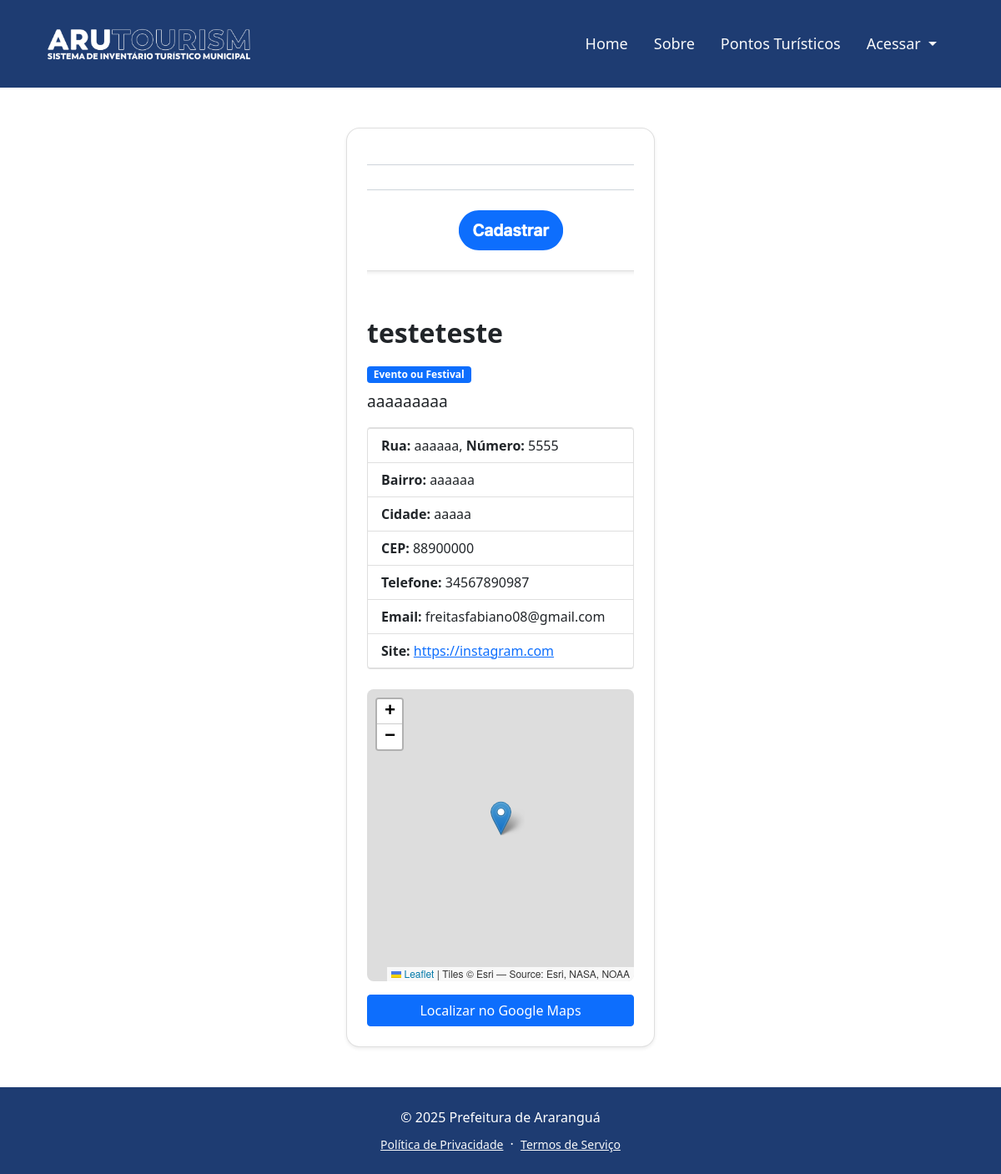
The page /accounts/empresa/36/ on the database its author committed.
### accounts/models.py (models this page shows, shortened)
class Empresa(models.Model):
    user = models.ForeignKey(User, on_delete=models.CASCADE, related_name='empresas')
    nome = models.CharField(max_length=255)
    categoria = models.ForeignKey(Categoria, on_delete=models.SET_NULL, null=True)
    descricao = models.TextField()
    rua = models.CharField(max_length=255)
    bairro = models.CharField(max_length=100)
    cidade = models.CharField(max_length=100)
    numero = models.CharField(max_length=10)
    cep = models.CharField(max_length=8)
    latitude = models.DecimalField(max_digits=9, decimal_places=6, null=True, blank=True)
    longitude = models.DecimalField(max_digits=9, decimal_places=6, null=True, blank=True)
    telefone = models.CharField(max_length=20)
    email = models.EmailField()
    site = models.URLField(blank=True, null=True)
    imagem = models.ImageField(upload_to='empresas/', blank=True, null=True)
    data_cadastro = models.DateTimeField(auto_now_add=True)

class Categoria(models.Model):
    nome = models.CharField(max_length=100, unique=True)

### accounts/views.py (the view)
# urls.py: path('empresa/<int:empresa_id>/', views.empresa_detalhe, name='empresa_detalhe'),
def empresa_detalhe(request, empresa_id):
    empresa = get_object_or_404(Empresa, id=empresa_id)
    return render(request, 'accounts/empresa_detalhe.html', {'empresa': empresa})

### accounts/templates/accounts/empresa_detalhe.html (shortened to what this page needs)
{% extends 'base.html' %}
{% load static %}
{% block content %}
<div class="container py-5">
    <div class="card shadow-sm rounded-4 p-4 bg-white">
        {% if empresa.imagem %}
            <img src="{{ empresa.imagem.url }}" alt="{{ empresa.nome }}" class="img-fluid rounded mb-4" style="max-height: 400px; width: 100%; object-fit: cover;">
        {% endif %}
        <h2 class="fw-bold mb-3">{{ empresa.nome }}</h2>
        <div class="mb-2">
            <span class="badge bg-primary">{{ empresa.categoria.nome }}</span>
        </div>
        <p class="mb-3">{{ empresa.descricao }}</p>
        <ul class="list-group mb-4">
            <li class="list-group-item"><strong>Rua:</strong> {{ empresa.rua }}, <strong>Número:</strong> {{ empresa.numero }}</li>
            <li class="list-group-item"><strong>Bairro:</strong> {{ empresa.bairro }}</li>
            <li class="list-group-item"><strong>Cidade:</strong> {{ empresa.cidade }}</li>
            <li class="list-group-item"><strong>CEP:</strong> {{ empresa.cep }}</li>
            <li class="list-group-item"><strong>Telefone:</strong> {{ empresa.telefone }}</li>
            <li class="list-group-item"><strong>Email:</strong> {{ empresa.email }}</li>
            {% if empresa.site %}
            <li class="list-group-item"><strong>Site:</strong> <a href="{{ empresa.site }}" target="_blank">{{ empresa.site }}</a></li>
            {% endif %}
        </ul>
        <div id="map" style="height: 350px; border-radius: 8px;"></div>
        <a href="https://www.google.com/maps/search/?api=1&query={{ empresa.latitude }},{{ empresa.longitude }}"
           target="_blank"
           class="btn btn-primary mt-3">
           Localizar no Google Maps
        </a>
    </div>
</div>
<link rel="stylesheet" href="https://unpkg.com/leaflet@1.9.4/dist/leaflet.css"
/>
{% endblock %}

### accounts/static/css/site/default.css (style rules this page uses)
body { font-family: 'Poppins', sans-serif; background-color: #f4f5f7; margin: 0; padding: 0; }
.container { display: flex; justify-content: center; flex-wrap: wrap; gap: 15px; }
p { font-size: 1.2rem; margin-bottom: 40px; }

### accounts/static/css/essentials.css (style rules this page uses)
html { scroll-behavior: smooth; }

### rows shown on the page
Empresa: imagem (picture), nome "testeteste", categoria.nome "Evento ou Festival", descricao "aaaaaaaaa", rua "aaaaaa", numero "5555", bairro "aaaaaa", cidade "aaaaa", cep "88900000", telefone "34567890987", email "freitasfabiano08@gmail.com", site "https://instagram.com"
